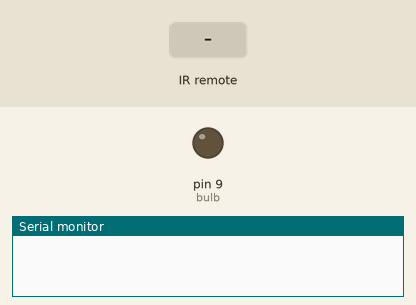
Bench run of a sketch on a simulated Arduino Uno, built with avr-gcc and run on an emulated ATmega328P. Parts: output pins drawn as LEDs (lit = HIGH), the last lines printed to the serial monitor. Inputs (shaded band) come from the test bench.

Above: at 1.2 s.
1.3 s: infrared code 0x45 received
At 2.2 s:
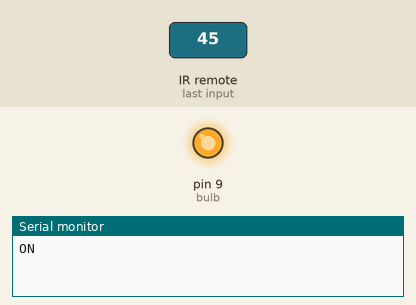
2.8 s: infrared code 0x47 received
At 3.3 s:
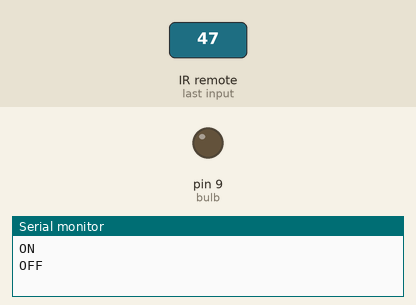
Timing chart, 0 to 5.8 s (numbered marks = the images above; inputs shaded):
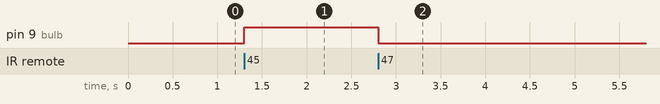

The sketch:

sketch_mar01a.ino
```cpp
#define DECODE_NEC 1

#include <IRremote.h>

int IR_RECEIVE_PIN = 11;
int bulb = 9;

void setup() {
    Serial.begin(9600);
    IrReceiver.begin(IR_RECEIVE_PIN, ENABLE_LED_FEEDBACK, USE_DEFAULT_FEEDBACK_LED_PIN);
    pinMode(bulb, OUTPUT);
}

void loop() {
    if (IrReceiver.decode()) {
        if (IrReceiver.decodedIRData.protocol == UNKNOWN) {
            // We have an unknown protocol here, print more info
            IrReceiver.printIRResultRawFormatted(&Serial, true);
        }
        IrReceiver.resume(); // Enable receiving of the next value

        if (IrReceiver.decodedIRData.command == 0x45) {
            Serial.println("ON");
            digitalWrite(bulb, HIGH);
        }
        else if (IrReceiver.decodedIRData.command == 0x47) {
            Serial.println("OFF");
            digitalWrite(bulb, LOW);
        }
    }
}
```

Measured:
- after the input at 1.3 s, pin 9 (bulb): LOW → HIGH at once
- after the input at 2.8 s, pin 9 (bulb): HIGH → LOW at once
